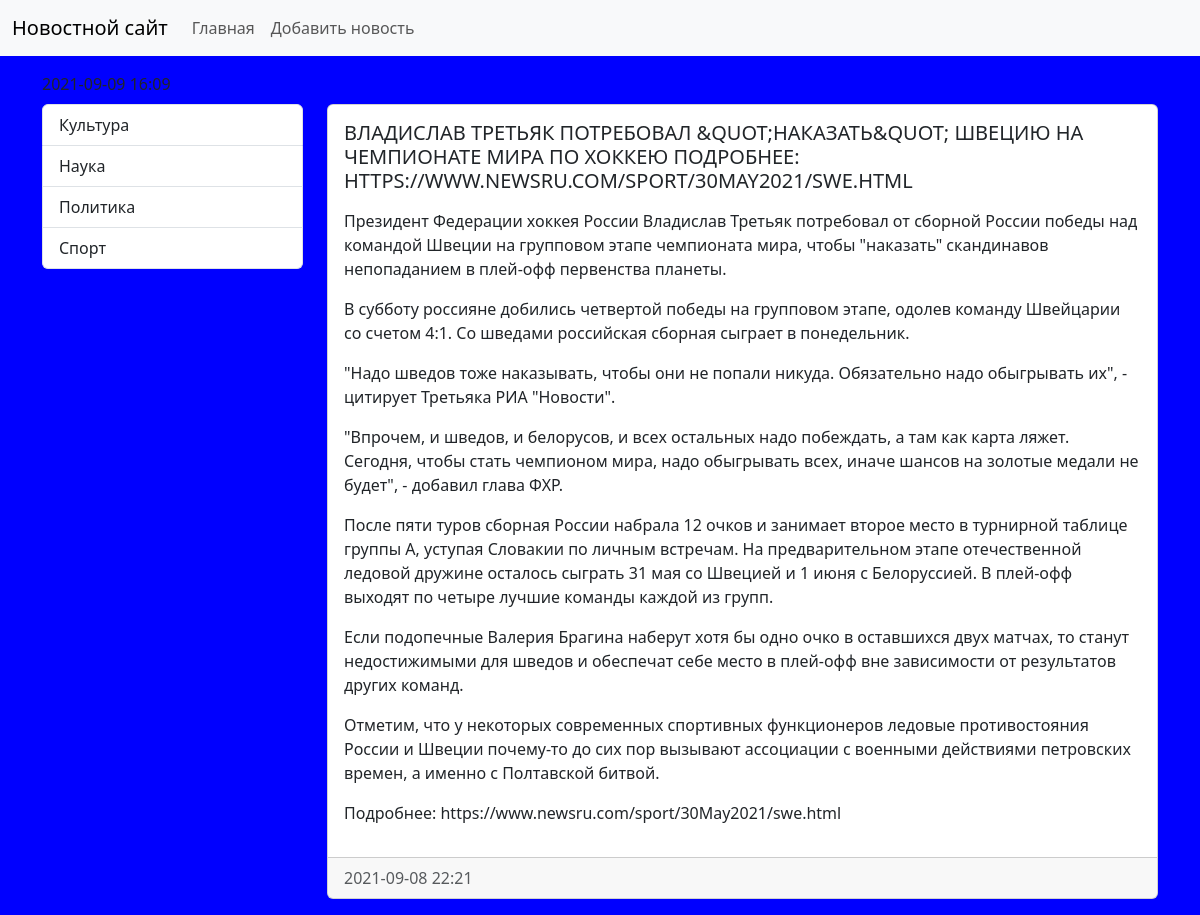
/news/12/, run on the app's committed database.
### news/models.py (models this page shows, shortened)
class Category(models.Model):
    title = models.CharField(max_length=150, db_index=True, verbose_name="Наименование категории")
    def get_absolute_url(self):
        return reverse_lazy("Category", kwargs={"id_category": self.pk})
    class Meta:
        verbose_name = "Категория"
        verbose_name_plural = "Категории"
        ordering = ["title"]

class News(models.Model):
    title = models.CharField(max_length=150, verbose_name="Наименование")
    content = models.TextField(blank=True, verbose_name="Контент")
    created_at = models.DateTimeField(auto_now_add=True, verbose_name="Дата публикации")
    update_at = models.DateTimeField(auto_now=True, verbose_name="Обновлено")
    photo = models.ImageField(upload_to="photos/%Y/%m/%d/", max_length=150, verbose_name="Фото", blank=True)
    is_published = models.BooleanField(default=True, verbose_name="Опубликовано")
    category = models.ForeignKey("Category", on_delete=models.PROTECT, null=True, verbose_name="Категория")
    class Meta:
        verbose_name = "Новость"
        verbose_name_plural = "Новости"
        ordering = ["-created_at"]

### news/views.py (the view)
# urls.py: path("news/<int:news_id>/", ViewNews.as_view(), name="view_news"),
class ViewNews(ListView):
    model = News
    template_name = "news/view_news.html"
    context_object_name = "news"
    def get_context_data(self, *, object_list=None, **kwargs):
        context = super(ViewNews, self).get_context_data(**kwargs)
        context["news_i"] = get_object_or_404(News, pk=self.kwargs["news_id"])
        return context

### news/templatetags/news_tags.py (called while the page is built)
@register.inclusion_tag("news/list_categories.html")
def show_categories():
    categories = Category.objects.all()
    return {"categories":categories}

### news/templates/news/view_news.html (shortened to what this page needs)
{% extends "base.html" %}
{% block sidebar %}
    {% include "inc/_sidebar.html" %}
{% endblock %}
{% block content %}
    <div class="card mb-3">
        <div class="card-body">
            <h5 class="card-title">{{forloop.counter}} {%filter force_escape| upper%}{{news_i.title}}{%endfilter%}</h5>
            <p class="card-text ">{{news_i.content|linebreaks}}</p>
        </div>
        <div class="card-footer text-muted">
            {% load tz %}
            {% timezone "Europe/Moscow" %}
                {{news_i.created_at|date:"Y-m-d H:i"}}
            {% endtimezone %}
        </div>
    </div>
{% endblock %}

### news/templates/news/list_categories.html
<div class="list-group">
    {% for i in categories %}
    <a href="{{ i.get_absolute_url }}" class="list-group-item list-group-item-action">{{i.title}}</a>
    {% endfor %}
</div>

### mysite/static/css/style.css (style rules this page uses)
body { background-color: blue; }

### data on the page
Category: title "Культура"
Category: title "Наука"
Category: title "Политика"
Category: title "Спорт"
News: title "ВЛАДИСЛАВ ТРЕТЬЯК ПОТРЕБОВАЛ &QUOT;НАКАЗАТЬ&QUOT; ШВЕЦИЮ НА ЧЕМПИОНАТЕ МИРА ПО ХОККЕЮ ПОДРОБНЕЕ: HTTPS://WWW.NEWSRU.COM/SPORT/30MAY2021/SWE.HTML", content "Президент Федерации хоккея России Владислав Третьяк потребовал от сборной России победы над командой Швеции на групповом этапе чемпионата мира, чтобы \"наказать\" скандинавов непопаданием в плей-офф первенства планеты. В субботу россияне добились четвертой победы на групповом этапе, одолев команду Швейцарии со счетом 4:1. Со шведами российская сборная сыграет в понедельник. \"Надо шведов тоже наказывать, чтобы они не попали никуда. Обязательно надо обыгрывать их\", - цитирует Третьяка РИА \"Новости\". \"Впрочем, и шведов, и белорусов, и всех остальных надо побеждать, а там как карта ляжет. Сегодня, чтобы стать чемпионом мира, надо обыгрывать всех, иначе шансов на золотые медали не будет\", -…", created_at "2021-09-08 22:21"
